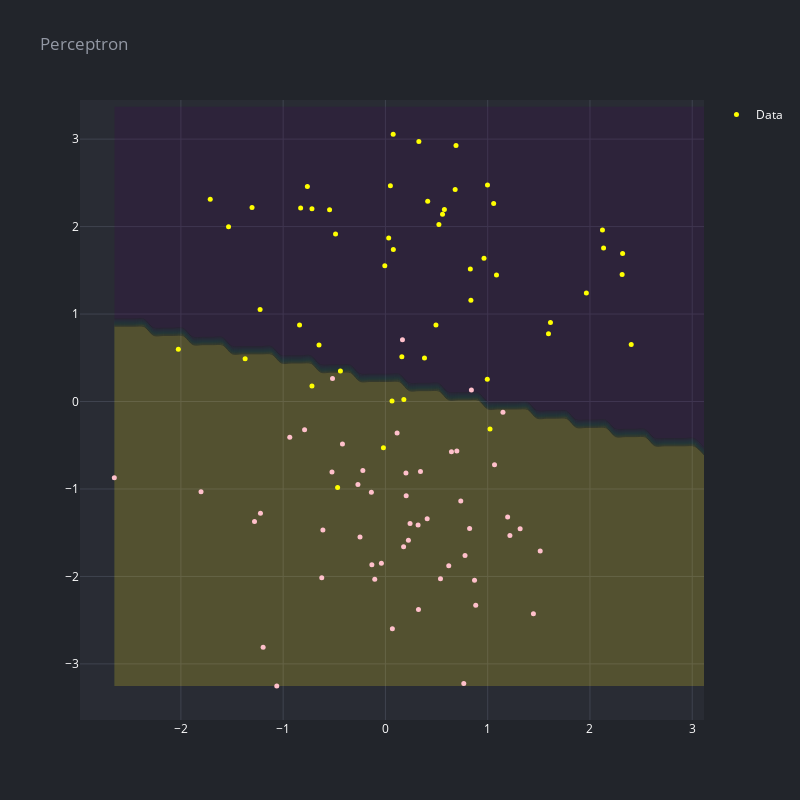

Write notebook code for a chart like this one.
### Code cell
X,y  = make_classification(n_classes=2, n_clusters_per_class=2, random_state=42, n_samples=100, class_sep=1.5, shift=0)
X = X[:,:2]

X_train, X_test, y_train, y_test = train_test_split(X,y)

std_clf = make_pipeline(StandardScaler(), Perceptron(n_jobs=-1, tol=1e-3, random_state=42))
std_clf.fit(X_train, y_train)

xf = scalar.fit(X)

# create a mesh to plot in
x_min, x_max = X[:, 0].min(), X[:, 0].max()+1
y_min, y_max = X[:, 1].min(), X[:, 1].max()
h = 0.1
xx, yy = np.meshgrid(np.arange(x_min, x_max, h),np.arange(y_min, y_max, h))

Z = std_clf.predict(np.c_[xx.ravel(), yy.ravel()])
Z = Z.reshape(xx.shape)

fig = go.Figure(data=[
    scatter(X[:,0], X[:,1], 'Data', mode='markers', size=5, opacity=1, color = [['yellow', 'pink', 'orange', 'white'][a] for a in y]),
    go.Contour(
        z=Z,
        x=np.linspace(x_min, x_max, Z.shape[0]),
        y=np.linspace(y_min, y_max, Z.shape[1]),
        #contours_coloring='lines',
        opacity=0.2,
        showlegend=False,
        showscale=False,
        colorscale='viridis',
    )
    ])
render(fig, title='Perceptron', height=800, width=800)

### Figure 1 — Plotly figure (JSON) as saved in the notebook; plotly's stock layout.template omitted (floating-point values rounded to 4 significant figures; data arrays with more than 128 entries replaced by an {"elided": "..."} marker saying what was removed)
{"data": [{"marker": {"color": ["yellow", "yellow", "pink", "pink", "yellow", "yellow", "yellow", "pink", "yellow", "pink", "pink", "yellow", "yellow", "yellow", "pink", "pink", "pink", "yellow", "yellow", "pink", "pink", "yellow", "yellow", "yellow", "yellow", "pink", "pink", "yellow", "pink", "yellow", "yellow", "yellow", "yellow", "yellow", "yellow", "pink", "yellow", "yellow", "pink", "pink", "pink", "yellow", "pink", "yellow", "yellow", "pink", "pink", "yellow", "yellow", "pink", "pink", "pink", "yellow", "pink", "yellow", "yellow", "pink", "pink", "yellow", "pink", "pink", "pink", "pink", "pink", "yellow", "pink", "yellow", "yellow", "pink", "yellow", "pink", "yellow", "pink", "yellow", "pink", "pink", "pink", "yellow", "yellow", "yellow", "pink", "yellow", "pink", "yellow", "pink", "pink", "pink", "pink", "pink", "yellow", "yellow", "pink", "yellow", "pink", "pink", "yellow", "pink", "pink", "yellow", "yellow"], "size": 5}, "mode": "markers", "name": "Data", "opacity": 1, "type": "scatter", "x": [-2.025, 1.614, 0.1665, 0.6982, 0.1799, -1.226, 1.965, 1.149, 0.6901, -0.5227, 0.2247, -0.4876, 0.06447, -0.7184, 0.8406, -1.062, -0.2487, 0.682, -0.44, -1.222, 1.447, 2.403, 0.996, 1.058, 0.3819, -2.651, 1.067, 0.07737, 0.06786, 0.4134, 0.1606, 0.9639, -1.304, 0.3269, -1.372, 0.4083, -0.01964, 0.5583, 0.3232, 0.8831, -0.7905, -0.6493, -0.1374, -0.829, 0.998, -0.1326, 0.2029, -0.7633, 2.319, 0.7784, 0.3192, -0.4202, 1.023, 0.7661, 1.595, -1.713, 0.3427, 1.195, -0.4677, 0.5383, -0.9354, 0.8713, 0.8232, -1.196, -0.5462, 0.1777, 0.032, 2.133, -0.2689, 0.0758, -0.6226, 0.04852, 0.2408, 0.5766, 1.217, 1.513, -0.1044, 0.8303, -0.7184, 2.315, -1.803, -0.8397, 0.6455, 0.8357, -1.28, 0.7368, 1.317, 0.1142, -0.5176, 2.122, 0.5228, 0.6192, 0.494, 0.2006, -0.6115, -1.534, -0.221, -0.03956, 1.086, -0.006071], "y": [0.5971, 0.9039, 0.7066, -0.5647, 0.02191, 1.051, 1.241, -0.1236, 2.926, -0.8056, -1.585, 1.915, 0.004629, 2.204, 0.1313, -3.251, -1.549, 2.424, 0.35, -1.278, -2.427, 0.6531, 0.2547, 2.264, 0.4987, -0.8721, -0.7234, 1.739, -2.598, 2.291, 0.5125, 1.638, 2.219, 2.972, 0.4881, -1.341, -0.5293, 2.141, -2.377, -2.331, -0.3227, 0.6464, -1.036, 2.211, 2.476, -1.866, -1.077, 2.458, 1.693, -1.759, -1.412, -0.4844, -0.3142, -3.223, 0.7751, 2.312, -0.8006, -1.319, -0.9842, -2.025, -0.4082, -2.043, -1.451, -2.809, 2.191, -1.661, 1.869, 1.755, -0.9483, 3.057, -2.015, 2.466, -1.395, 2.196, -1.531, -1.709, -2.032, 1.514, 0.1771, 1.451, -1.031, 0.8756, -0.5733, 1.156, -1.373, -1.136, -1.453, -0.3614, 0.2629, 1.96, 2.023, -1.879, 0.8747, -0.8168, -1.469, 1.999, -0.7896, -1.849, 1.447, 1.553]}, {"autocontour": true, "colorscale": [[0, "#440154"], [0.1111, "#482878"], [0.2222, "#3e4989"], [0.3333, "#31688e"], [0.4444, "#26828e"], [0.5556, "#1f9e89"], [0.6667, "#35b779"], [0.7778, "#6ece58"], [0.8889, "#b5de2b"], [1, "#fde725"]], "contours": {"end": 0.9, "size": 0.1, "start": 0.1}, "opacity": 0.2, "showlegend": false, "showscale": false, "type": "contour", "x": [-2.651, -2.555, -2.459, -2.363, -2.267, -2.17, -2.074, -1.978, -1.882, -1.786, -1.69, -1.594, -1.498, -1.402, -1.306, -1.209, -1.113, -1.017, -0.9211, -0.825, -0.7289, -0.6328, -0.5367, -0.4406, -0.3445, -0.2484, -0.1523, -0.05623, 0.03987, 0.136, 0.2321, 0.3282, 0.4243, 0.5204, 0.6165, 0.7126, 0.8087, 0.9048, 1.001, 1.097, 1.193, 1.289, 1.385, 1.481, 1.577, 1.674, 1.77, 1.866, 1.962, 2.058, 2.154, 2.25, 2.346, 2.442, 2.539, 2.635, 2.731, 2.827, 2.923, 3.019, 3.115, 3.211, 3.307, 3.403], "y": [-3.251, -3.146, -3.041, -2.936, -2.831, -2.726, -2.62, -2.515, -2.41, -2.305, -2.2, -2.095, -1.99, -1.884, -1.779, -1.674, -1.569, -1.464, -1.359, -1.254, -1.148, -1.043, -0.9382, -0.833, -0.7279, -0.6228, -0.5176, -0.4125, -0.3073, -0.2022, -0.09707, 0.008072, 0.1132, 0.2183, 0.3235, 0.4286, 0.5338, 0.6389, 0.744, 0.8492, 0.9543, 1.059, 1.165, 1.27, 1.375, 1.48, 1.585, 1.69, 1.795, 1.901, 2.006, 2.111, 2.216, 2.321, 2.426, 2.531, 2.637, 2.742, 2.847, 2.952, 3.057], "z": {"elided": "64x61 int values"}}], "layout": {"height": 800, "legend": {"font": {"color": "#ffffff"}}, "paper_bgcolor": "#22252B", "plot_bgcolor": "#292C34", "showlegend": true, "title": {"font": {"color": "#9398A4"}, "text": "Perceptron"}, "width": 800, "xaxis": {"autorange": true, "gridcolor": "#3F434F", "range": [-2.987, 3.115], "tickfont": {"color": "#ffffff"}, "title": {"font": {"color": "#ffffff"}}, "type": "linear", "zeroline": false}, "yaxis": {"autorange": true, "gridcolor": "#3F434F", "range": [-3.641, 3.447], "tickfont": {"color": "#ffffff"}, "title": {"font": {"color": "#ffffff"}}, "type": "linear", "zeroline": false}}}
